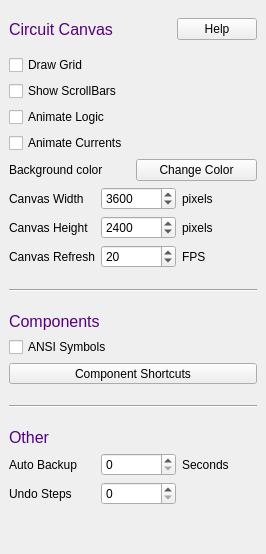
       <widget class="QWidget" name="circTab">
        <attribute name="title">
         <string>Circuit</string>
        </attribute>
        <layout class="QVBoxLayout" name="verticalLayout_3">
         <property name="spacing">
          <number>6</number>
         </property>
         <property name="leftMargin">
          <number>9</number>
         </property>
         <property name="topMargin">
          <number>9</number>
         </property>
         <property name="rightMargin">
          <number>9</number>
         </property>
         <property name="bottomMargin">
          <number>9</number>
         </property>
         <item>
          <layout class="QHBoxLayout" name="horizontalLayout_8">
           <property name="topMargin">
            <number>9</number>
           </property>
           <property name="bottomMargin">
            <number>9</number>
           </property>
           <item>
            <widget class="QLabel" name="label_8">
             <property name="sizePolicy">
              <sizepolicy hsizetype="Preferred" vsizetype="Preferred">
               <horstretch>0</horstretch>
               <verstretch>0</verstretch>
              </sizepolicy>
             </property>
             <property name="font">
              <font>
               <family>Ubuntu</family>
               <pointsize>12</pointsize>
               <italic>false</italic>
               <bold>false</bold>
              </font>
             </property>
             <property name="styleSheet">
              <string notr="true">font: 12pt &quot;Ubuntu&quot;; color: rgb(85, 0, 127)</string>
             </property>
             <property name="text">
              <string>Circuit Canvas</string>
             </property>
             <property name="alignment">
              <set>Qt::AlignLeading|Qt::AlignLeft|Qt::AlignVCenter</set>
             </property>
            </widget>
           </item>
           <item>
            <widget class="QPushButton" name="helpButton1">
             <property name="sizePolicy">
              <sizepolicy hsizetype="Fixed" vsizetype="Fixed">
               <horstretch>0</horstretch>
               <verstretch>0</verstretch>
              </sizepolicy>
             </property>
             <property name="text">
              <string>Help</string>
             </property>
             <property name="autoDefault">
              <bool>false</bool>
             </property>
            </widget>
           </item>
          </layout>
         </item>
         <item>
          <widget class="QCheckBox" name="drawGrid">
           <property name="text">
            <string>Draw Grid</string>
           </property>
          </widget>
         </item>
         <item>
          <widget class="QCheckBox" name="showScroll">
           <property name="text">
            <string>Show ScrollBars</string>
           </property>
          </widget>
         </item>
         <item>
          <widget class="QCheckBox" name="animate_logic">
           <property name="text">
            <string>Animate Logic</string>
           </property>
          </widget>
         </item>
         <item>
          <widget class="QCheckBox" name="animate_curr">
           <property name="text">
            <string>Animate Currents</string>
           </property>
          </widget>
         </item>
         <item>
          <layout class="QHBoxLayout" name="horizontalLayout_19">
           <property name="topMargin">
            <number>0</number>
           </property>
           <item>
            <widget class="QLabel" name="label_5">
             <property name="text">
              <string>Background color</string>
             </property>
            </widget>
           </item>
           <item>
            <widget class="QPushButton" name="changeBackColorButton">
             <property name="text">
              <string>Change Color</string>
             </property>
            </widget>
           </item>
          </layout>
         </item>
         <item>
          <layout class="QHBoxLayout" name="horizontalLayout_16">
           <item>
            <widget class="QLabel" name="label_21">
             <property name="text">
              <string>Canvas Width</string>
             </property>
            </widget>
           </item>
           <item>
            <widget class="QSpinBox" name="canvasWidth">
             <property name="minimumSize">
              <size>
               <width>75</width>
               <height>0</height>
              </size>
             </property>
             <property name="maximumSize">
              <size>
               <width>75</width>
               <height>16777215</height>
              </size>
             </property>
             <property name="suffix">
              <string notr="true"/>
             </property>
             <property name="minimum">
              <number>1</number>
             </property>
             <property name="maximum">
              <number>10000</number>
             </property>
             <property name="value">
              <number>3600</number>
             </property>
            </widget>
           </item>
           <item>
            <widget class="QLabel" name="label_22">
             <property name="sizePolicy">
              <sizepolicy hsizetype="Fixed" vsizetype="Preferred">
               <horstretch>0</horstretch>
               <verstretch>0</verstretch>
              </sizepolicy>
             </property>
             <property name="minimumSize">
              <size>
               <width>75</width>
               <height>0</height>
              </size>
             </property>
             <property name="maximumSize">
              <size>
               <width>75</width>
               <height>16777215</height>
              </size>
             </property>
             <property name="text">
              <string>pixels</string>
             </property>
            </widget>
           </item>
          </layout>
         </item>
         <item>
          <layout class="QHBoxLayout" name="horizontalLayout_17">
           <item>
            <widget class="QLabel" name="label_23">
             <property name="text">
              <string>Canvas Height</string>
             </property>
            </widget>
           </item>
           <item>
            <widget class="QSpinBox" name="canvasHeight">
             <property name="minimumSize">
              <size>
               <width>75</width>
               <height>0</height>
              </size>
             </property>
             <property name="maximumSize">
              <size>
               <width>75</width>
               <height>16777215</height>
              </size>
             </property>
             <property name="suffix">
              <string notr="true"/>
             </property>
             <property name="minimum">
              <number>1</number>
             </property>
             <property name="maximum">
              <number>10000</number>
             </property>
             <property name="value">
              <number>2400</number>
             </property>
            </widget>
           </item>
           <item>
            <widget class="QLabel" name="label_24">
             <property name="sizePolicy">
              <sizepolicy hsizetype="Fixed" vsizetype="Preferred">
               <horstretch>0</horstretch>
               <verstretch>0</verstretch>
              </sizepolicy>
             </property>
             <property name="minimumSize">
              <size>
               <width>75</width>
               <height>0</height>
              </size>
             </property>
             <property name="maximumSize">
              <size>
               <width>75</width>
               <height>16777215</height>
              </size>
             </property>
             <property name="text">
              <string>pixels</string>
             </property>
            </widget>
           </item>
          </layout>
         </item>
         <item>
          <layout class="QHBoxLayout" name="horizontalLayout_12">
           <item>
            <widget class="QLabel" name="label_16">
             <property name="text">
              <string>Canvas Refresh</string>
             </property>
            </widget>
           </item>
           <item>
            <widget class="QSpinBox" name="fps">
             <property name="minimumSize">
              <size>
               <width>75</width>
               <height>0</height>
              </size>
             </property>
             <property name="maximumSize">
              <size>
               <width>75</width>
               <height>16777215</height>
              </size>
             </property>
             <property name="suffix">
              <string notr="true"/>
             </property>
             <property name="minimum">
              <number>1</number>
             </property>
             <property name="maximum">
              <number>100</number>
             </property>
             <property name="value">
              <number>20</number>
             </property>
            </widget>
           </item>
           <item>
            <widget class="QLabel" name="label_17">
             <property name="sizePolicy">
              <sizepolicy hsizetype="Fixed" vsizetype="Preferred">
               <horstretch>0</horstretch>
               <verstretch>0</verstretch>
              </sizepolicy>
             </property>
             <property name="minimumSize">
              <size>
               <width>75</width>
               <height>0</height>
              </size>
             </property>
             <property name="maximumSize">
              <size>
               <width>75</width>
               <height>16777215</height>
              </size>
             </property>
             <property name="text">
              <string>FPS</string>
             </property>
            </widget>
           </item>
          </layout>
         </item>
         <item>
          <widget class="Line" name="line_6">
           <property name="minimumSize">
            <size>
             <width>0</width>
             <height>32</height>
            </size>
           </property>
           <property name="orientation">
            <enum>Qt::Horizontal</enum>
           </property>
          </widget>
         </item>
         <item>
          <widget class="QLabel" name="label_28">
           <property name="sizePolicy">
            <sizepolicy hsizetype="Preferred" vsizetype="Fixed">
             <horstretch>0</horstretch>
             <verstretch>0</verstretch>
            </sizepolicy>
           </property>
           <property name="font">
            <font>
             <family>Ubuntu</family>
             <pointsize>12</pointsize>
             <italic>false</italic>
             <bold>false</bold>
            </font>
           </property>
           <property name="styleSheet">
            <string notr="true">font: 12pt &quot;Ubuntu&quot;; color: rgb(85, 0, 127)</string>
           </property>
           <property name="text">
            <string>Components</string>
           </property>
           <property name="alignment">
            <set>Qt::AlignLeading|Qt::AlignLeft|Qt::AlignVCenter</set>
           </property>
          </widget>
         </item>
         <item>
          <widget class="QCheckBox" name="ansiSymbols">
           <property name="text">
            <string>ANSI Symbols</string>
           </property>
          </widget>
         </item>
         <item>
          <widget class="QToolButton" name="shortcutButton">
           <property name="sizePolicy">
            <sizepolicy hsizetype="Expanding" vsizetype="Fixed">
             <horstretch>0</horstretch>
             <verstretch>0</verstretch>
            </sizepolicy>
           </property>
           <property name="text">
            <string>Component Shortcuts</string>
           </property>
          </widget>
         </item>
         <item>
          <widget class="Line" name="line_3">
           <property name="minimumSize">
            <size>
             <width>0</width>
             <height>32</height>
            </size>
           </property>
           <property name="orientation">
            <enum>Qt::Horizontal</enum>
           </property>
          </widget>
         </item>
         <item>
          <widget class="QLabel" name="label_15">
           <property name="sizePolicy">
            <sizepolicy hsizetype="Preferred" vsizetype="Fixed">
             <horstretch>0</horstretch>
             <verstretch>0</verstretch>
            </sizepolicy>
           </property>
           <property name="font">
            <font>
             <family>Ubuntu</family>
             <pointsize>12</pointsize>
             <italic>false</italic>
             <bold>false</bold>
            </font>
           </property>
           <property name="styleSheet">
            <string notr="true">font: 12pt &quot;Ubuntu&quot;; color: rgb(85, 0, 127)</string>
           </property>
           <property name="text">
            <string>Other</string>
           </property>
           <property name="alignment">
            <set>Qt::AlignLeading|Qt::AlignLeft|Qt::AlignVCenter</set>
           </property>
          </widget>
         </item>
         <item>
          <layout class="QHBoxLayout" name="horizontalLayout_11">
           <item>
            <widget class="QLabel" name="stepLabel_3">
             <property name="text">
              <string>Auto Backup</string>
             </property>
            </widget>
           </item>
           <item>
            <widget class="QSpinBox" name="backup">
             <property name="minimumSize">
              <size>
               <width>75</width>
               <height>0</height>
              </size>
             </property>
             <property name="maximumSize">
              <size>
               <width>75</width>
               <height>16777215</height>
              </size>
             </property>
             <property name="suffix">
              <string notr="true"/>
             </property>
             <property name="minimum">
              <number>0</number>
             </property>
             <property name="maximum">
              <number>999</number>
             </property>
            </widget>
           </item>
           <item>
            <widget class="QLabel" name="label_18">
             <property name="sizePolicy">
              <sizepolicy hsizetype="Fixed" vsizetype="Preferred">
               <horstretch>0</horstretch>
               <verstretch>0</verstretch>
              </sizepolicy>
             </property>
             <property name="minimumSize">
              <size>
               <width>75</width>
               <height>0</height>
              </size>
             </property>
             <property name="maximumSize">
              <size>
               <width>75</width>
               <height>16777215</height>
              </size>
             </property>
             <property name="text">
              <string>Seconds</string>
             </property>
            </widget>
           </item>
          </layout>
         </item>
         <item>
          <layout class="QHBoxLayout" name="horizontalLayout_18">
           <item>
            <widget class="QLabel" name="stepLabel_4">
             <property name="text">
              <string>Undo Steps</string>
             </property>
            </widget>
           </item>
           <item>
            <widget class="QSpinBox" name="undo_steps">
             <property name="minimumSize">
              <size>
               <width>75</width>
               <height>0</height>
              </size>
             </property>
             <property name="maximumSize">
              <size>
               <width>75</width>
               <height>16777215</height>
              </size>
             </property>
             <property name="suffix">
              <string notr="true"/>
             </property>
             <property name="minimum">
              <number>0</number>
             </property>
             <property name="maximum">
              <number>999</number>
             </property>
            </widget>
           </item>
           <item>
            <widget class="QLabel" name="label_26">
             <property name="sizePolicy">
              <sizepolicy hsizetype="Fixed" vsizetype="Preferred">
               <horstretch>0</horstretch>
               <verstretch>0</verstretch>
              </sizepolicy>
             </property>
             <property name="minimumSize">
              <size>
               <width>75</width>
               <height>0</height>
              </size>
             </property>
             <property name="maximumSize">
              <size>
               <width>75</width>
               <height>16777215</height>
              </size>
             </property>
             <property name="text">
              <string notr="true"/>
             </property>
            </widget>
           </item>
          </layout>
         </item>
         <item>
          <spacer name="verticalSpacer_2">
           <property name="orientation">
            <enum>Qt::Vertical</enum>
           </property>
           <property name="sizeHint" stdset="0">
            <size>
             <width>20</width>
             <height>40</height>
            </size>
           </property>
          </spacer>
         </item>
        </layout>
       </widget>
